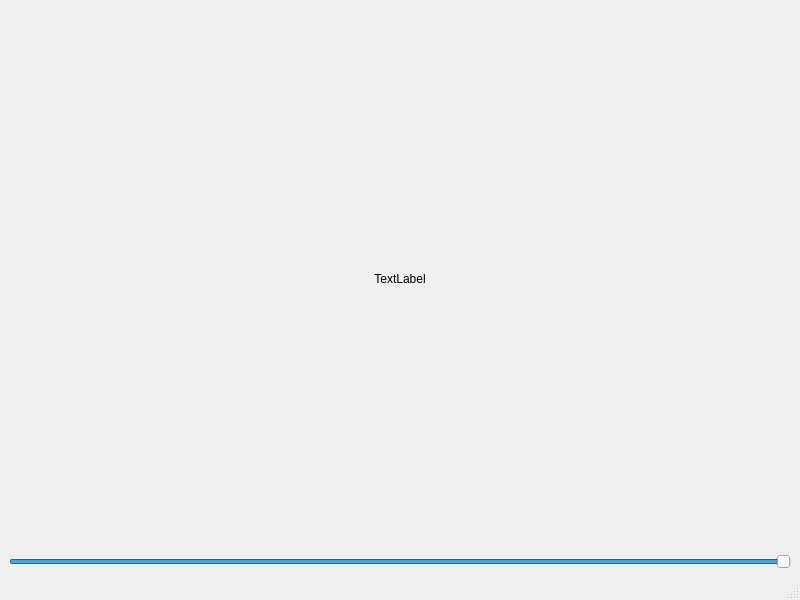
<?xml version="1.0" encoding="UTF-8"?>
<ui version="4.0">
 <class>MainWindow</class>
 <widget class="QMainWindow" name="MainWindow">
  <property name="geometry">
   <rect>
    <x>0</x>
    <y>0</y>
    <width>800</width>
    <height>600</height>
   </rect>
  </property>
  <property name="windowTitle">
   <string>Задание 2</string>
  </property>
  <widget class="QWidget" name="centralwidget">
   <layout class="QGridLayout" name="gridLayout">
    <item row="0" column="0">
     <widget class="QLabel" name="label">
      <property name="text">
       <string>TextLabel</string>
      </property>
      <property name="alignment">
       <set>Qt::AlignCenter</set>
      </property>
     </widget>
    </item>
    <item row="1" column="0">
     <widget class="QSlider" name="slider">
      <property name="maximum">
       <number>255</number>
      </property>
      <property name="value">
       <number>255</number>
      </property>
      <property name="orientation">
       <enum>Qt::Horizontal</enum>
      </property>
     </widget>
    </item>
   </layout>
  </widget>
  <widget class="QMenuBar" name="menubar">
   <property name="geometry">
    <rect>
     <x>0</x>
     <y>0</y>
     <width>800</width>
     <height>26</height>
    </rect>
   </property>
  </widget>
  <widget class="QStatusBar" name="statusbar"/>
 </widget>
 <resources/>
 <connections/>
</ui>
